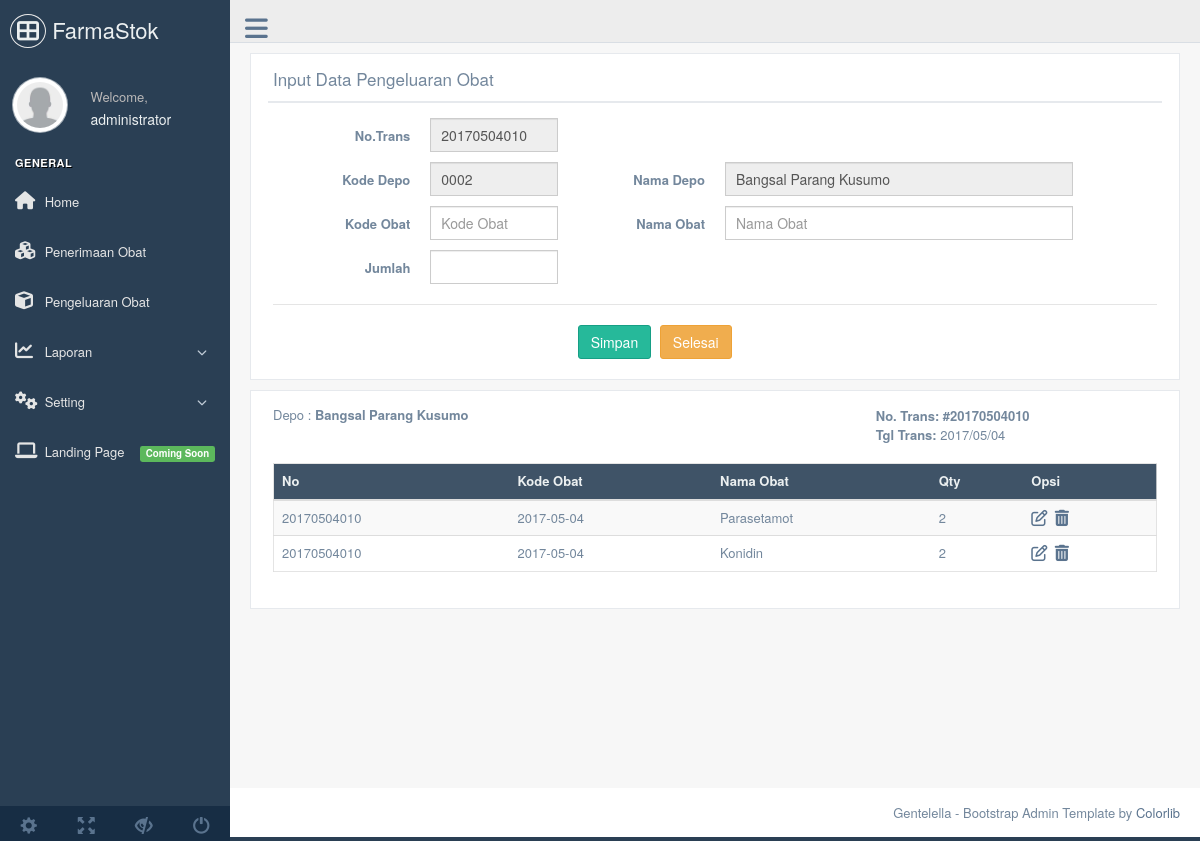
Screenshot of /transobatout.php?kdtrans=20170504010 (signed in) with the database file from the repository.
### tables this page shows
CREATE TABLE `tobatout` (
  `id` int(11) NOT NULL,
  `kdtrans` varchar(15) NOT NULL,
  `kdsat` varchar(5) NOT NULL,
  `kdobat` varchar(15) NOT NULL,
  `qty` int(3) NOT NULL,
  `tgltrans` date NOT NULL,
  `opt` varchar(10) NOT NULL
);

CREATE TABLE `tobat` (
  `id` int(11) NOT NULL,
  `kdobat` varchar(15) NOT NULL,
  `nmobat` varchar(30) NOT NULL,
  `satuan` varchar(15) NOT NULL,
  `limitstok` int(3) NOT NULL,
  `hbeli` float NOT NULL,
  `hjual` float NOT NULL
);

### transobatout.php (the view, shortened to what this page needs)
<!DOCTYPE html>
<html lang="en">
<?php include('head.php');
$kdtrans = $kdsat = $nmsat = $kdobat = $nmobat = $edit = $onlyread ='' ;
$qty='';
function getsession(){
    $kdtrans=$_SESSION['kdtransout'];
    $kdsat=$_SESSION['kdsat'];
    $nmsat=$_SESSION['nmsat'];
}
if($_SERVER['REQUEST_METHOD'] === "POST"){
    if(isset($_POST['new'])) {
    	if (isset($_SESSION['kdtransout'])){
            getsession();
        }else {
            $kdtrans=newtrans();
        }
    } else {
        if(isset($_POST['edit'])) $edit = $_POST['edit'];
        if(isset($_POST['kdtrans'])) $kdtrans=$_POST['kdtrans'];
        if(isset($_POST['kdsat'])) $kdsat = cek_input ($_POST['kdsat']);
        if(isset($_POST['nmsat'])) $nmsat = cek_input ($_POST['nmsat']);
        if(isset($_POST['kdobat'])) $kdobat = cek_input($_POST['kdobat']);
        if (isset($_POST['nmobat'])) $nmobat = cek_input($_POST['nmobat']);
        if (isset($_POST['qty'])) $qty = cek_input ($_POST['qty']);
        if($kdtrans!='' && $kdsat!='' && $nmsat!='' && $kdobat!='' && $nmobat!='' && $qty>0){
            if ($edit !=''){
                $sql = "update tobatout set kdsat='$kdsat', kdobat='$kdobat', qty='$qty' where id='$edit'";
                $db->query($sql);
            }else {
                $sql="INSERT INTO tobatout (kdtrans, kdsat, kdobat, tgltrans, qty, opt) values ('$kdtrans', '$kdsat', '$kdobat', curdate(), '$qty', '') ON DUPLICATE KEY UPDATE qty = qty+$qty";
                $db->query($sql);
            }
            setsession();
            pesan();
        }
    }
}else {
    if(isset($_GET['kdtrans']) && $_GET['kdtrans'] !=''){
        $kdtrans=cek_input($_GET['kdtrans']);
        $sql="SELECT tsatelit.* FROM tsatelit INNER JOIN tobatout ON tsatelit.kdsat = tobatout.kdsat  WHERE kdtrans ='$kdtrans' GROUP BY kdtrans";
        $result=$db->query($sql);
        if ($result->num_rows == 1){
            $row=$result->fetch_array(MYSQLI_ASSOC);
            $kdsat=$row['kdsat'];
            $nmsat=$row['nmsat'];
        }
    } else if(isset($_GET['edit']) && $_GET['edit'] != ''){
        $edit = cek_input($_GET['edit']);
        $sql="select tobat.kdobat, nmobat, qty from tobatout inner join tobat on tobatout.kdobat=tobat.kdobat where tobatout.id='$edit'";
        $result=$db->query($sql);
        if($result->num_rows == 1){
            $row = $result->fetch_array(MYSQLI_ASSOC);
            $kdobat=$row['kdobat'];
            $nmobat=$row['nmobat'];
            $qty=$row['qty'];
		}
    } elseif (isset ($_GET['hapus']) && $_GET['hapus'] !='') {
        $hapus= cek_input($_GET['hapus']);
        $sql="delete from tobatout where id = '$hapus'";
        $db->query($sql);
        pesan();
    } else if (isset($_GET['selesai']) && $_GET['selesai'] = true){
        unsetsession();
        header('location:obatout.php');
    }
}
if (isset($_SESSION['kdsat']) && $_SESSION['kdsat']!=''){
	$onlyread='readonly';
}
?>
 <body class="nav-md">
<div class="container body">
    <div class="main_container">
<?php
	include('topnav.php');
	include('sidemenu.php');
?>
    <div class="right_col" role="main">
        <div class="">
            <div class="row">
              <div class="col-md-12 col-sm-12 col-xs-12">
                <div class="x_panel">
                  <div class="x_title">
                    <h2>Input Data Pengeluaran Obat</h2>
                    <div class="clearfix"></div>
                  </div>
                  <div class="x_content">
                      <form data-parsley-validate class="form-horizontal form-label-left" action="transobatout.php" method="post">
                      <div class="form-group">
                        <label class="control-label col-md-2 col-sm-2 col-xs-12" for="kdtrans">No.Trans</label>
                        <div class="col-md-2 col-sm-2 col-xs-12">
                          <input type="text" id="kdtrans" name="kdtrans" required="required" class="form-control col-md-12" value="<?=$kdtrans;?>" readonly/>
                        </div>
                      </div>
                      <div class="form-group">
                        <label class="control-label col-md-2 col-sm-2 col-xs-12" for="kdsat">Kode Depo</label>
                        <div class="col-md-2 col-sm-2 col-xs-12">
                            <input type="text" id="kdsat" name="kdsat" data-type="kd_sat" class="form-control col-md-12 autocomplete_txt" required="required" placeholder="Kode Depo" value="<?=$kdsat;?>" <?=$onlyread;?> autocomplete="off"/>
                        </div>
                        <label class="control-label col-md-2 col-sm-2 col-xs-12" for="nmsat">Nama Depo</label>
                        <div class="col-md-5 col-sm-5 col-xs-12">
                            <input type="text" id="nmsat" name="nmsat" data-type="nm_sat" class="form-control col-md-12 autocomplete_txt" required="required" placeholder="Nama supplier" value="<?=$nmsat;?>" <?=$onlyread;?> autocomplete="off"/>
                        </div>
                      </div>
                      <div class="form-group">
                        <label class="control-label col-md-2 col-sm-2 col-xs-12" for="kdobat">Kode Obat</label>
                        <div class="col-md-2 col-sm-2 col-xs-12">
                            <input type="text" id="kdobat" name="kdobat" data-type="kd_obat" class="form-control col-md-12 autocomplete_txt" required="required" placeholder="Kode Obat" value="<?=$kdobat;?>" autocomplete="off"/>
                        </div>
                        <label class="control-label col-md-2 col-sm-2 col-xs-12" for="nmobat">Nama Obat</label>
                        <div class="col-md-5 col-sm-5 col-xs-12">
                            <input type="text" id="nmobat" name="nmobat" data-type="nm_obat" class="form-control col-md-12 autocomplete_txt" required="required" placeholder="Nama Obat" value="<?=$nmobat;?>" autocomplete="off"/>
                        </div>
                      </div>
                      <div class="form-group">
                        <label class="control-label col-md-2 col-sm-2 col-xs-12" for="qty">Jumlah</label>
                        <div class="col-md-2 col-sm-2 col-xs-12">
                            <input type="number" id="qty" name="qty" class="form-control col-md-12" required="required" value="<?=$qty;?>" />
                        </div>
                      </div>
                      <div class="ln_solid"></div>
                      <div class="form-group">
                        <div class="col-md-6 col-sm-6 col-xs-12 col-md-offset-4">
                          <button type="submit" class="btn btn-success"><?=$edit ? 'Update' : 'Simpan';?></button>
                          <a href="transobatout.php?selesai=true" class="btn btn-warning">Selesai</a>
                        </div>
                      </div>
                    </form>
                  </div>
                </div>
              </div>
            </div>
            <div class="row">
                <div class="col-md-12 col-sm-12 col-xs-12">
                    <div class="x_panel">
                        <div class="x_content">
                          <section class="content invoice">
                            <div class="row invoice-info">
                                <div class="col-sm-4 invoice-col">
                                  <address>
                                      Depo : <strong><?=$nmsat;?></strong>
                                      <br>
                                  </address>
                                </div>
                                <div class="col-sm-4 invoice-col">
                                </div>
                                <div class="col-sm-4 invoice-col">
                                  <b>No. Trans: #<?=$kdtrans;?></b><br />
                                  <b>Tgl Trans: </b><?=date_format(date_create(substr($kdtrans, 0, 8)),"Y/m/d");?> <br /><br />
                                </div>
                            </div>
                             <div class="table-responsive">
                                <table class="table table-striped jambo_table bulk_action">
                                <thead>
                                <tr class="headings">
                                  <th class="column-title">No</th>
                                  <th class="column-title">Kode Obat</th>
                                  <th class="column-title">Nama Obat</th>
                                  <th class="column-title">Qty</th>
                                  <th class="column-title">Opsi</th>
                                </tr>
                                </thead>
                                <tbody>
                                    <?php
                                    $sql="SELECT tobatout.*, tobat.nmobat FROM tobatout INNER JOIN tobat on tobatout.kdobat=tobat.kdobat WHERE kdtrans='$kdtrans'";
                                    $result=$db->query($sql);
                                    if ($result){
                                        while ($row = $result->fetch_array(MYSQLI_ASSOC)){
                                            $id=$row['id']; ?>
                                    <tr>
                                        <td><?=$row['kdtrans'];?></td>
                                        <td><?=$row['tgltrans'];?></td>
                                        <td><?=$row['nmobat'];?></td>
                                        <td><?=$row['qty'];?></td>
                                        <td><a href="transobatout.php?edit=<?=$id;?>"><i class="fa fa-edit fa-lg"></i></a>&nbsp;
                                            <a href="transobatout.php?hapus=<?=$id;?>" onClick="return confirm('Yakin menghapus data tersebut?')"><i class="fa fa-trash fa-lg"></i></a>
                                        </td>
                                    </tr>
                                        <?php }
                                    }
                                    ?>
                                </tbody>
                              </table>
                            </div>
                          </section>
                        </div>
                    </div>
                </div>
            </div>
        </div>
    </div>
            <?php include('footer.php'); ?>
    </div>
</div>
</body>
</html>

### rows the page displays
tobatout: kdtrans "20170504010", tgltrans "2017-05-04", tobat.nmobat "Parasetamot", qty "2"
tobatout: kdtrans "20170504010", tgltrans "2017-05-04", tobat.nmobat "Konidin", qty "2"

### other values shown
$_SESSION['nama'] "administrator"
$nmsat "Bangsal Parang Kusumo"
$kdtrans "20170504010"
date_format(date_create(substr($kdtrans, 0, 8)),"Y/m/d") "2017/05/04"
